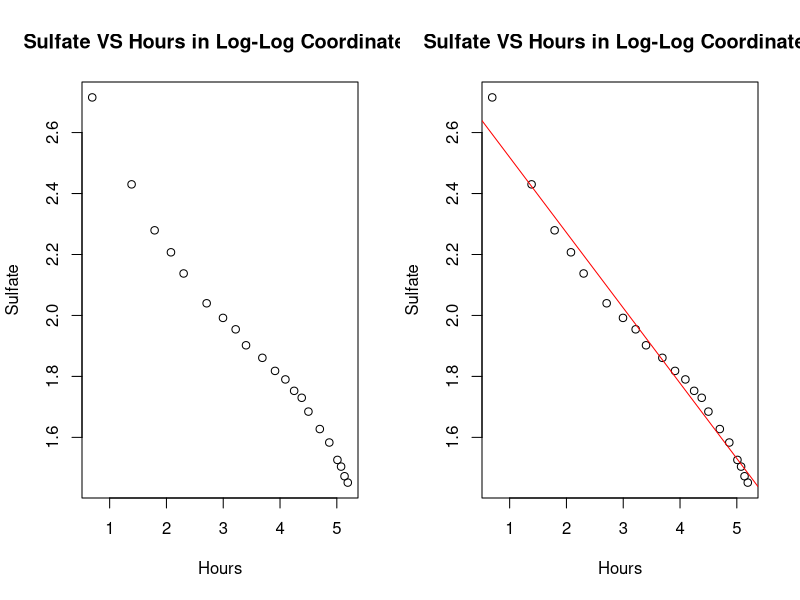
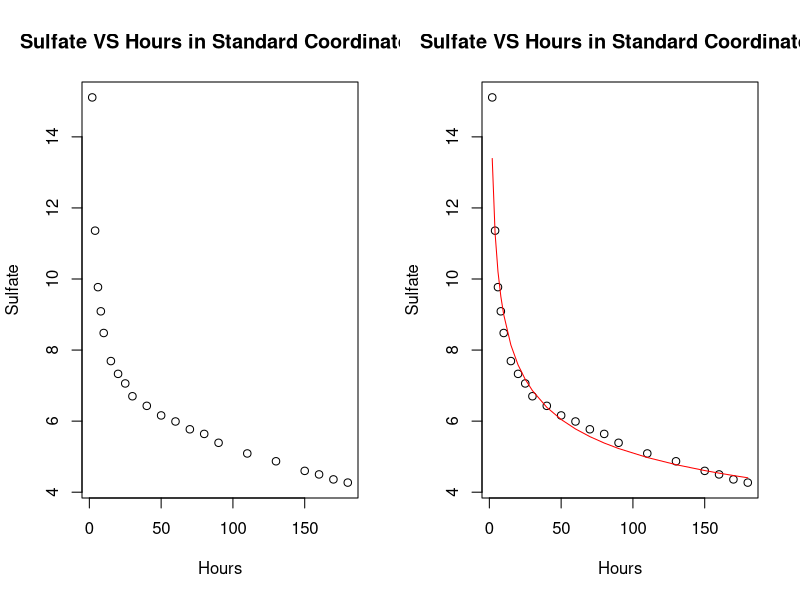
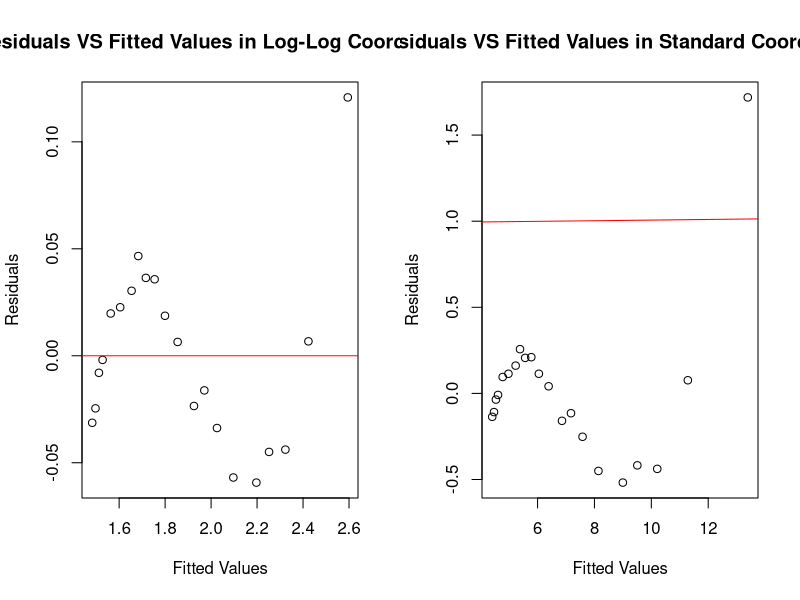

Write the R code that produced these figures, in order.
graphics.off()
setwd("~/Projects/classes/aml/homework_four")

dat <- read.table("brunhild.txt", header = TRUE, sep = "\t")
dat <- log(dat)
lm_reg <- glm(dat$Sulfate~dat$Hours)

par(mfrow=c(1,2))
plot(dat, main = "Sulfate VS Hours in Log-Log Coordinates")
plot(dat, main = "Sulfate VS Hours in Log-Log Coordinates")
abline(glm(dat$Sulfate~dat$Hours), col=c("red"))
dev.copy(png,"79_A.png",width=10,height=6,units="in",res=150)
dev.off()
graphics.off()

par(mfrow=c(1,2))
plot(exp(dat), main = "Sulfate VS Hours in Standard Coordinates")
plot(exp(dat), main = "Sulfate VS Hours in Standard Coordinates")
lines(exp(dat$Hours), exp(predict(lm_reg, data.frame(x = dat$Hours))), col = c("red"))
dev.copy(png,"79_B.png",width=10,height=6,units="in",res=150)
dev.off()
graphics.off()

par(mfrow=c(1,2))
plot(lm_reg$fitted.values ,lm_reg$residuals, xlab = "Fitted Values", ylab = "Residuals", main = "Residuals VS Fitted Values in Log-Log Coordinates")
abline(glm(lm_reg$residuals~lm_reg$fitted.values), col=c("red"))

p_d <- lm_reg$coefficients[['(Intercept)']] + (lm_reg$coefficients[['dat$Hours']] * dat$Hours)

plot(exp(lm_reg$fitted.values) ,exp(dat$Sulfate) - exp(p_d), xlab = "Fitted Values", ylab = "Residuals", main = "Residuals VS Fitted Values in Standard Coordinates")
abline(glm(exp(lm_reg$residuals)~exp(lm_reg$fitted.values)), col=c("red"))
dev.copy(png,"79_C.png",width=10,height=6,units="in",res=150)
dev.off()

